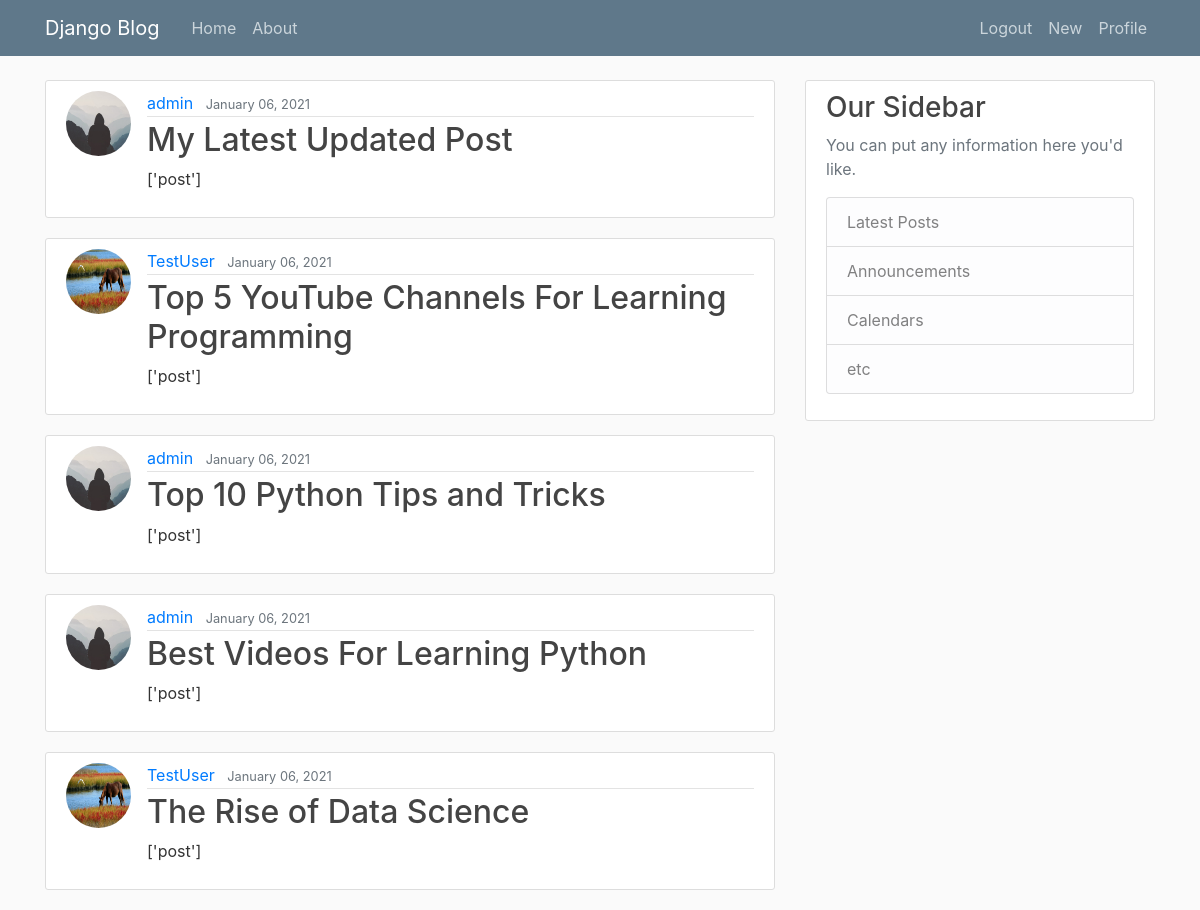
The app's page / (signed in) with its own data.
### blog/models.py (models this page shows, shortened)
class Post(models.Model):
    title=models.CharField(max_length=100)
    content=models.TextField()
    date_posted=models.DateTimeField(default=timezone.now)
    author=models.ForeignKey(User, on_delete=models.CASCADE)

### users/models.py (models this page shows, shortened)
class Profile(models.Model):
    user=models.OneToOneField(User, on_delete=models.CASCADE)
    image=models.ImageField(default='default.jpg',upload_to='profile_pics')

### blog/views.py (the view)
# urls.py: path('', PostListView.as_view(), name='blog-home'),
class PostListView(ListView):
    model = Post
    template_name = 'home.html'  # <app>/<model>_<viewtype>.html
    context_object_name = 'posts'
    ordering = ['-date_posted']
    paginate_by=5

### templates/home.html
{% extends "base.html" %}
{% block content %}
    {% for post in posts %}
        <article class="media content-section">
          <img class="rounded-circle article-img" src="{{ post.author.profile.image.url }}">
          <div class="media-body">
            <div class="article-metadata">
              <a class="mr-2" href="#">{{ post.author }}</a>
              <small class="text-muted">{{ post.date_posted|date:"F d, Y" }}</small>
            </div>
            <h2><a class="article-title" href="{% url 'post-detail' post.id %}">{{ post.title }}</a></h2>
            <p class="article-content">{{ post.content }}</p>
          </div>
        </article>
    {% endfor %}
{% endblock content %}

### static/main.css (style rules this page uses)
body { background: #fafafa; color: #333333; margin-top: 5rem; }
h1, h2, h3, h4, h5, h6 { color: #444444; }
.content-section { background: #ffffff; padding: 10px 20px; border: 1px solid #dddddd; border-radius: 3px; margin-bottom: 20px; }
.article-title { color: #444444; }
.article-content { white-space: pre-line; }
.article-img { height: 65px; width: 65px; margin-right: 16px; }
.article-metadata { padding-bottom: 1px; margin-bottom: 4px; border-bottom: 1px solid #e3e3e3 }

### records on screen
Post: author.profile.image (placeholder picture), author "admin", date_posted "January 06, 2021", title "My Latest Updated Post", content "['post']"
Post: author.profile.image (picture), author "TestUser", date_posted "January 06, 2021", title "Top 5 YouTube Channels For Learning Programming", content "['post']"
Post: author.profile.image (placeholder picture), author "admin", date_posted "January 06, 2021", title "Top 10 Python Tips and Tricks", content "['post']"
Post: author.profile.image (placeholder picture), author "admin", date_posted "January 06, 2021", title "Best Videos For Learning Python", content "['post']"
Post: author.profile.image (picture), author "TestUser", date_posted "January 06, 2021", title "The Rise of Data Science", content "['post']"
